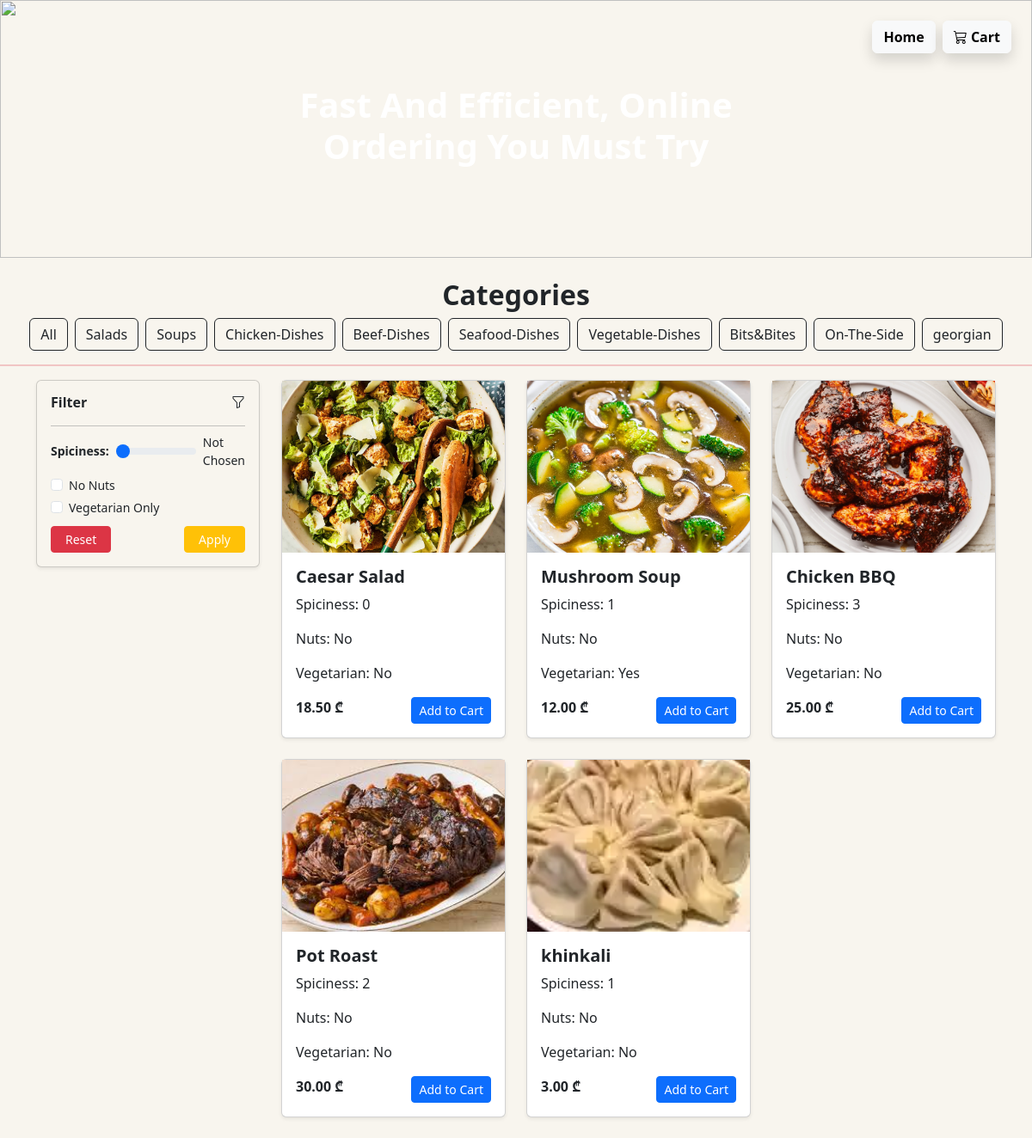
The page / on the database its author committed.
### menu/models.py (models this page shows, shortened)
class Category(models.Model):
    name = models.CharField(max_length=100)

class Dish(models.Model):
    category = models.ForeignKey(Category, on_delete=models.CASCADE)
    name = models.CharField(max_length=200)
    price = models.DecimalField(max_digits=8, decimal_places=2)
    spicy_level = models.IntegerField(default=0)
    has_nuts = models.BooleanField(default=False)
    is_vegetarian = models.BooleanField(default=False)
    image = models.ImageField(upload_to='dishes/')

### menu/views.py (the view)
# urls.py: path('', views.dish_list, name='dish_list'),
def dish_list(request):
    dishes = Dish.objects.all()
    categories = Category.objects.all()
    category_id = request.GET.get('category')
    spicy = request.GET.get('spicy')
    no_nuts = request.GET.get('no_nuts')
    vegetarian = request.GET.get('vegetarian')
    if category_id:
        dishes = dishes.filter(category_id=category_id)
    if spicy:
        dishes = dishes.filter(spicy_level=spicy)
    if no_nuts == "on":
        dishes = dishes.filter(has_nuts=False)
    if vegetarian == "on":
        dishes = dishes.filter(is_vegetarian=True)
    context = {
        'dishes': dishes,
        'categories': categories
    }
    return render(request, 'menu/dish_list.html', context)

### menu/templates/menu/dish_list.html (shortened to what this page needs)
{% extends 'menu/base.html' %}
{% block content %}
<div class="position-relative mb-4">
    <img src="https://images.unsplash.com/photo-1600891964599-f61ba0e24092?auto=format&fit=crop&w=1350&q=80"
         class="img-fluid w-100"
         style="height:300px; object-fit:cover;">
    <div class="position-absolute top-50 start-50 translate-middle text-center">
        <h1 class="text-white fw-bold">
        </h1>
    </div>
</div>
<div class="position-fixed top-0 end-0 m-4 d-flex gap-2" style="z-index:999;">
    <a href="{% url 'dish_list' %}" class="btn btn-light fw-bold shadow">Home</a>
    <a href="{% url 'cart' %}" class="btn btn-light fw-bold shadow">
        <i class="bi bi-cart3"></i> Cart
    </a>
</div>
<h2 class="text-center fw-bold">Categories</h2>
<div class="d-flex justify-content-center mb-3 gap-2">
    <a href="{% url 'dish_list' %}" class="btn btn-outline-dark category-btn">All</a>
    {% for cat in categories %}
        <a href="?category={{ cat.id }}" class="btn btn-outline-dark category-btn">
            {{ cat.name }}
        </a>
    {% endfor %}
</div>
<hr class="border-danger border-2">
<div class="container">
<div class="row">
    <div class="col-md-3 d-flex justify-content-start">
        <form method="get">
        <div class="card p-3 shadow-sm"
             style="background-color:#f8f5ee; width:260px;">
            <h6 class="fw-bold d-flex justify-content-between">
                Filter <i class="bi bi-funnel"></i>
            </h6>
            <hr class="my-2">
            <div class="mb-2">
                <div class="d-flex align-items-center">
                    <label class="fw-bold me-2 mb-0" style="font-size:14px;">
                        Spiciness:
                    </label>
                    <input type="range"
                           min="-1"
                           max="4"
                           value="{{ request.GET.spicy|default:'-1' }}"
                           id="spicyRange"
                           class="form-range me-2">
                    <span id="spicyValue" style="font-size:14px;">
                    </span>
                </div>
            </div>
            <div class="form-check" style="font-size:14px;">
                <input class="form-check-input" type="checkbox" name="no_nuts">
                <label class="form-check-label">No Nuts</label>
            </div>
            <div class="form-check mb-2" style="font-size:14px;">
                <input class="form-check-input" type="checkbox" name="vegetarian">
                <label class="form-check-label">Vegetarian Only</label>
            </div>
            <div class="d-flex justify-content-between">
                <a href="{% url 'dish_list' %}"
                   class="btn btn-sm btn-danger px-3">
                    Reset
                </a>
                <button type="submit"
                        class="btn btn-sm btn-warning text-white px-3">
                    Apply
                </button>
            </div>
        </div>
        </form>
    </div>
    <div class="col-md-9">
        <div class="row">
            {% for dish in dishes %}
            <div class="col-md-4 mb-4">
                <div class="card h-100 shadow-sm dish-hover">
                    <img src="{{ dish.image.url }}"
                         style="height:200px; object-fit:cover;">
                    <div class="card-body">
                        <h5 class="fw-bold">{{ dish.name }}</h5>
                        <p>Spiciness: {{ dish.spicy_level }}</p>
                        <p>Nuts: {% if dish.has_nuts %}Yes{% else %}No{% endif %}</p>
                        <p>Vegetarian: {% if dish.is_vegetarian %}Yes{% else %}No{% endif %}</p>
                        <div class="d-flex justify-content-between">
                            <span class="fw-bold">{{ dish.price }} ₾</span>
                            <a href="{% url 'add_to_cart' dish.id %}"
                               class="btn btn-primary btn-sm">
                               Add to Cart
                            </a>
                        </div>
                    </div>
                </div>
            </div>
            {% endfor %}
        </div>
    </div>
</div>
</div>
{% endblock %}

### menu/templates/menu/base.html (shortened to what this page needs)
<!DOCTYPE html>
<html>
<head>
    <link href="https://cdn.jsdelivr.net/npm/bootstrap@5.3.2/dist/css/bootstrap.min.css" rel="stylesheet">
    <link href="https://cdn.jsdelivr.net/npm/bootstrap-icons/font/bootstrap-icons.css" rel="stylesheet">
</head>
<body style="background-color:#f8f5ee;">
{% block content %}
{% endblock %}
</body>
</html>

### rows shown on the page
Category: name "Salads"
Category: name "Soups"
Category: name "Chicken-Dishes"
Category: name "Beef-Dishes"
Category: name "Seafood-Dishes"
Category: name "Vegetable-Dishes"
Category: name "Bits&Bites"
Category: name "On-The-Side"
Category: name "georgian"
Dish: image (picture), name "Caesar Salad", spicy_level "0", has_nuts "No", is_vegetarian "No", price "18.50"
Dish: image (picture), name "Mushroom Soup", spicy_level "1", has_nuts "No", is_vegetarian "Yes", price "12.00"
Dish: image (picture), name "Chicken BBQ", spicy_level "3", has_nuts "No", is_vegetarian "No", price "25.00"
Dish: image (picture), name "Pot Roast", spicy_level "2", has_nuts "No", is_vegetarian "No", price "30.00"
Dish: image (picture), name "khinkali", spicy_level "1", has_nuts "No", is_vegetarian "No", price "3.00"
